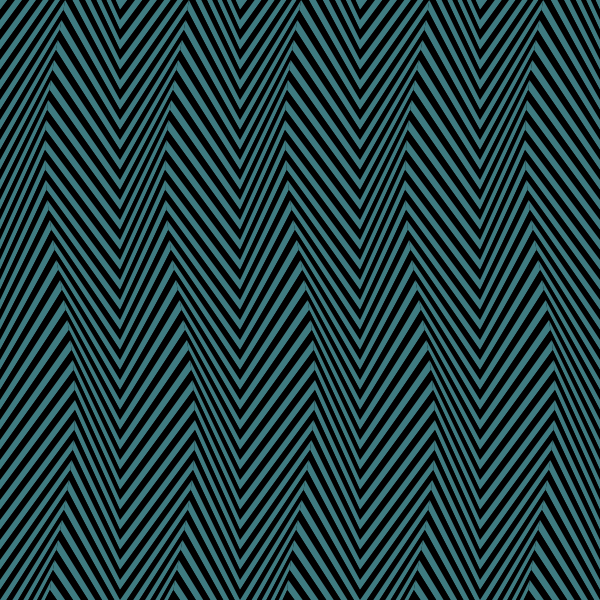
Frame 1 (no input)
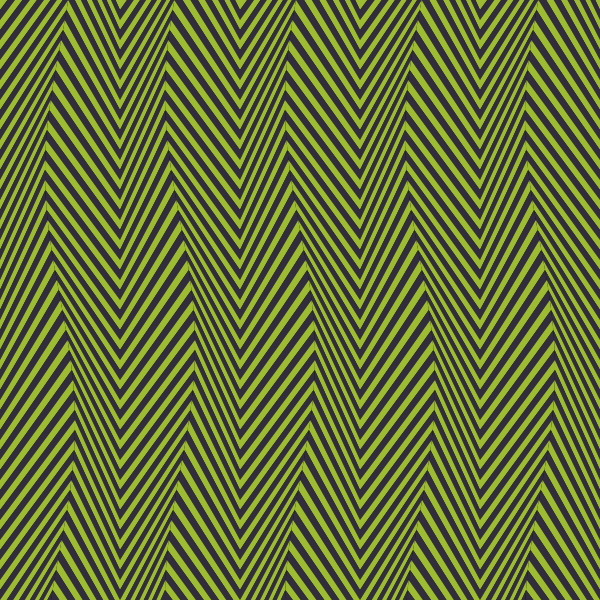
Frame 60 (the mouse pressed at the canvas centre just before this capture)
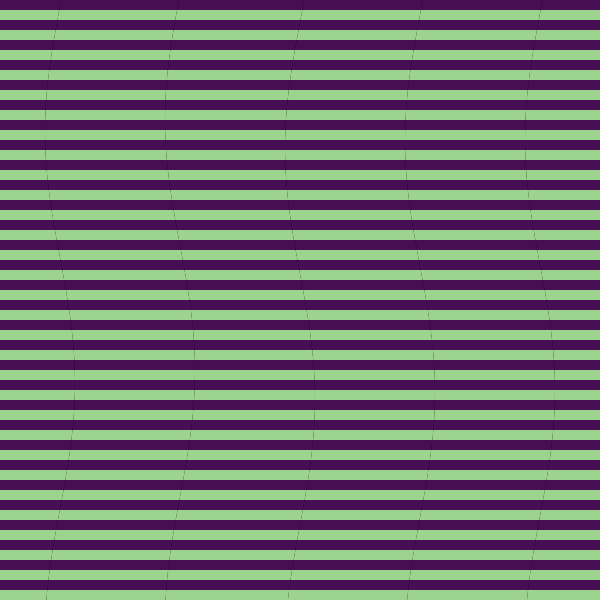
Frame 120 (the mouse held since frame 60 and released just before this capture)

The Processing sketch that drew these frames (run headless with seeded random() and noise(); from frame 60 on, the mouse is pressed at the canvas centre):

// Processing sketch: optical
// ── optical.pde
/////////////////////////
// Gamboa Naon, Manuel //
// Nº alumno: 65518/0  //
// manoloide@gmail.com //
/////////////////////////

int tam = 10;
int difY = 50;
float angulos[];
int h, s, b;

void setup() {
  size(600, 600);
  smooth();
  frameRate(30);
  noStroke();
  colorMode(HSB);

  angulos = new float[5];
  for (int i = 0; i < 5; i++) {
    angulos[i] = random(TWO_PI);
  }
}

void draw() {
  h += 3;
  h %= 256;
  s += 1;
  s %= 256;
  b += 1;
  b %= 256;
  background(0);
  difY = (int) map(mouseY, 0, height, -50, 50);
  for (int i = 0; i < 10; i++) {
    int dify;
    if (i%2 == 0) {
      dify = -difY;
      angulos[int(i/2)] += random(0.3, 1.5);
    }
    else {
      dify = difY;
    }
    for (int j = -10; j < height/tam+10; j++) {
      int d1, d2;
      if (j%2 == 0) {
        fill(h, s, b);
      }
      else {
        fill((h+128)%256, (s+128)%256, (b+128)%256);
      }
      if (i%2 == 0) {
        d1 = 0;
        d2 = 1;
      }
      else {
        d1 = 1;
        d2 = 0;
      }
      float ang = angulos[int(i/2.0)];
      int amplitud = 15;
      float periodo = 8;
      beginShape();
      vertex(i*60+cos((ang+j)/periodo)*d1*amplitud, j*tam+dify);   
      vertex(i*60+cos((ang+j+1)/periodo)*d1*amplitud, (j+1)*tam+dify); 
      vertex((i+1)*60+cos((ang+j+1)/periodo)*d2*amplitud, (j+1)*tam-dify);  
      vertex((i+1)*60+cos((ang+j)/periodo)*d2*amplitud, j*tam-dify);    
      endShape(CLOSE);
    }
  }
}

void mousePressed(){
  h = int(random(256));
  s = int(random(256));
  b = int(random(256));
}
